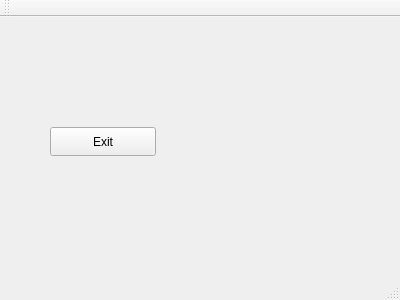
<?xml version="1.0" encoding="UTF-8"?>
<ui version="4.0">
 <class>MainWindow</class>
 <widget class="QMainWindow" name="MainWindow">
  <property name="geometry">
   <rect>
    <x>0</x>
    <y>0</y>
    <width>400</width>
    <height>300</height>
   </rect>
  </property>
  <property name="windowTitle">
   <string>MainWindow</string>
  </property>
  <widget class="QWidget" name="centralWidget">
   <widget class="QPushButton" name="pushButton">
    <property name="geometry">
     <rect>
      <x>50</x>
      <y>110</y>
      <width>106</width>
      <height>29</height>
     </rect>
    </property>
    <property name="text">
     <string>Exit</string>
    </property>
   </widget>
  </widget>
  <widget class="QMenuBar" name="menuBar">
   <property name="geometry">
    <rect>
     <x>0</x>
     <y>0</y>
     <width>400</width>
     <height>26</height>
    </rect>
   </property>
  </widget>
  <widget class="QToolBar" name="mainToolBar">
   <attribute name="toolBarArea">
    <enum>TopToolBarArea</enum>
   </attribute>
   <attribute name="toolBarBreak">
    <bool>false</bool>
   </attribute>
  </widget>
  <widget class="QStatusBar" name="statusBar"/>
 </widget>
 <layoutdefault spacing="6" margin="11"/>
 <resources/>
 <connections/>
</ui>
